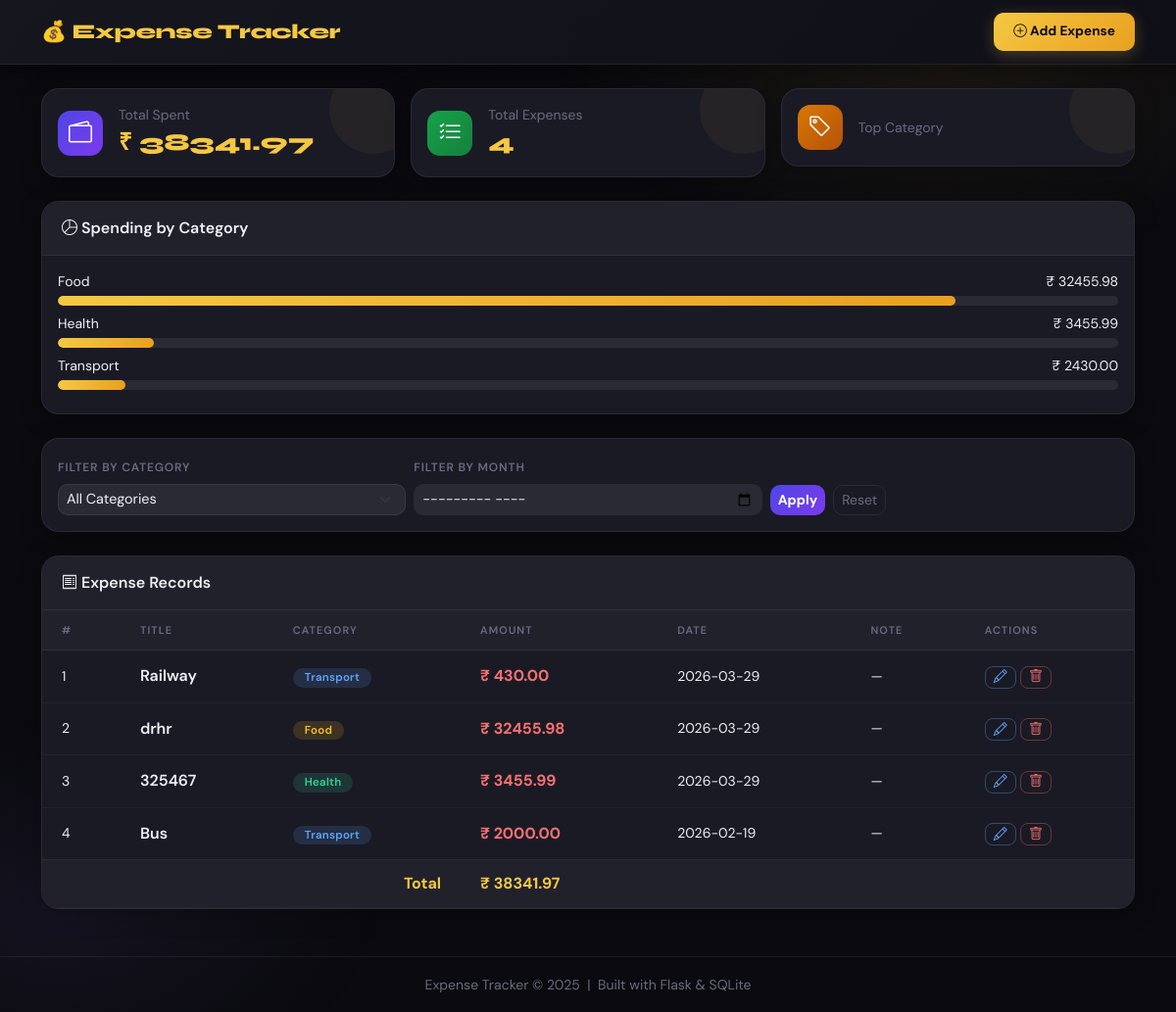
The page / on the database its author committed.
### tables this page shows
CREATE TABLE expenses (
            id        INTEGER PRIMARY KEY AUTOINCREMENT,
            title     TEXT    NOT NULL,
            amount    REAL    NOT NULL,
            category  TEXT    NOT NULL,
            date      TEXT    NOT NULL,
            note      TEXT
        );

### app.py (the view)
@app.route("/")
def index():
    conn = get_db()
    cursor = conn.cursor()
    category_filter = request.args.get("category", "All")
    month_filter    = request.args.get("month", "")
    query  = "SELECT * FROM expenses WHERE 1=1"
    params = []
    if category_filter != "All":
        query += " AND category = ?"
        params.append(category_filter)
    if month_filter:
        query += " AND strftime('%Y-%m', date) = ?"
        params.append(month_filter)
    query += " ORDER BY date DESC"
    expenses = cursor.execute(query, params).fetchall()
    total = sum(e["amount"] for e in expenses)
    by_category = cursor.execute(
        "SELECT category, SUM(amount) as total FROM expenses GROUP BY category"
    ).fetchall()
    conn.close()
    categories = ["Food", "Transport", "Shopping", "Bills", "Health", "Education", "Other"]
    return render_template("index.html",
                           expenses=expenses,
                           total=total,
                           by_category=by_category,
                           categories=categories,
                           selected_category=category_filter,
                           selected_month=month_filter)

### app.py (called while the page is built)
def get_db():
    conn = sqlite3.connect(DB_NAME)
    conn.row_factory = sqlite3.Row   # access columns by name
    return conn

### templates/index.html (shortened to what this page needs)
{% extends "base.html" %}
{% block content %}
<div class="row g-3 mb-4">
  <div class="col-md-4">
    <div class="card summary-card total-card">
      <div class="card-body d-flex align-items-center gap-3">
        <div class="icon-circle bg-primary">
          <i class="bi bi-wallet2 fs-4 text-white"></i>
        </div>
        <div>
          <div class="text-muted small">Total Spent</div>
          <div class="fw-bold fs-4">₹ {{ "%.2f"|format(total) }}</div>
        </div>
      </div>
    </div>
  </div>
  <div class="col-md-4">
    <div class="card summary-card">
      <div class="card-body d-flex align-items-center gap-3">
        <div class="icon-circle bg-success">
          <i class="bi bi-list-check fs-4 text-white"></i>
        </div>
        <div>
          <div class="text-muted small">Total Expenses</div>
          <div class="fw-bold fs-4">{{ expenses|length }}</div>
        </div>
      </div>
    </div>
  </div>
  <div class="col-md-4">
    <div class="card summary-card">
      <div class="card-body d-flex align-items-center gap-3">
        <div class="icon-circle bg-warning">
          <i class="bi bi-tag fs-4 text-white"></i>
        </div>
        <div>
          <div class="text-muted small">Top Category</div>
        </div>
      </div>
    </div>
  </div>
</div>
{% if by_category %}
<div class="card mb-4">
  <div class="card-header fw-semibold"><i class="bi bi-pie-chart"></i> Spending by Category</div>
  <div class="card-body">
    {% for row in by_category %}
    <div class="mb-2">
      <div class="d-flex justify-content-between small mb-1">
        <span>{{ row['category'] }}</span>
        <span>₹ {{ "%.2f"|format(row['total']) }}</span>
      </div>
      <div class="progress" style="height:10px">
        <div class="progress-bar cat-bar" role="progressbar"
             style="width: {{ (row['total'] / total * 100) if total > 0 else 0 }}%">
        </div>
      </div>
    </div>
    {% endfor %}
  </div>
</div>
{% endif %}
<div class="card mb-4">
  <div class="card-body">
    <form method="GET" class="row g-2 align-items-end">
      <div class="col-md-4">
        <label class="form-label small fw-semibold">Filter by Category</label>
        <select name="category" class="form-select form-select-sm">
          <option value="All" {% if selected_category == 'All' %}selected{% endif %}>All Categories</option>
        </select>
      </div>
      <div class="col-md-4">
        <label class="form-label small fw-semibold">Filter by Month</label>
        <input type="month" name="month" class="form-control form-control-sm" value="{{ selected_month }}"/>
      </div>
      <div class="col-md-4 d-flex gap-2">
        <button type="submit" class="btn btn-primary btn-sm">Apply</button>
        <a href="{{ url_for('index') }}" class="btn btn-outline-secondary btn-sm">Reset</a>
      </div>
    </form>
  </div>
</div>
<div class="card">
  <div class="card-header fw-semibold"><i class="bi bi-receipt"></i> Expense Records</div>
  <div class="card-body p-0">
    {% if expenses %}
    <div class="table-responsive">
      <table class="table table-hover mb-0">
        <thead class="table-light">
          <tr>
            <th>#</th>
            <th>Title</th>
            <th>Category</th>
            <th>Amount</th>
            <th>Date</th>
            <th>Note</th>
            <th>Actions</th>
          </tr>
        </thead>
        <tbody>
          {% for exp in expenses %}
          <tr>
            <td class="text-muted small">{{ loop.index }}</td>
            <td class="fw-semibold">{{ exp['title'] }}</td>
            <td><span class="badge cat-badge cat-{{ exp['category']|lower }}">{{ exp['category'] }}</span></td>
            <td class="text-danger fw-bold">₹ {{ "%.2f"|format(exp['amount']) }}</td>
            <td class="text-muted small">{{ exp['date'] }}</td>
            <td class="text-muted small">{{ exp['note'] or '—' }}</td>
            <td>
              <a href="{{ url_for('edit_expense', expense_id=exp['id']) }}"
                 class="btn btn-sm btn-outline-primary py-0 px-2">
                <i class="bi bi-pencil"></i>
              </a>
              <a href="{{ url_for('delete_expense', expense_id=exp['id']) }}"
                 class="btn btn-sm btn-outline-danger py-0 px-2"
                 onclick="return confirm('Delete this expense?')">
                <i class="bi bi-trash"></i>
              </a>
            </td>
          </tr>
          {% endfor %}
        </tbody>
        <tfoot class="table-light">
          <tr>
            <td colspan="3" class="text-end fw-bold">Total</td>
            <td class="fw-bold text-danger">₹ {{ "%.2f"|format(total) }}</td>
            <td colspan="3"></td>
          </tr>
        </tfoot>
      </table>
    </div>
    {% else %}
    <div class="text-center py-5 text-muted">
      <i class="bi bi-inbox fs-1"></i>
      <p class="mt-2">No expenses found. <a href="{{ url_for('add_expense') }}">Add one!</a></p>
    </div>
    {% endif %}
  </div>
</div>
{% endblock %}

### templates/base.html (shortened to what this page needs)
<!DOCTYPE html>
<html lang="en">
<head>
  <link rel="stylesheet" href="https://cdn.jsdelivr.net/npm/bootstrap@5.3.0/dist/css/bootstrap.min.css"/>
  <link rel="stylesheet" href="https://cdn.jsdelivr.net/npm/bootstrap-icons@1.10.5/font/bootstrap-icons.css"/>
  <link rel="stylesheet" href="{{ url_for('static', filename='style.css') }}"/>
</head>
<body>
  <nav class="navbar navbar-expand-lg navbar-dark">
    <div class="container">
      <a class="navbar-brand fw-bold fs-4" href="{{ url_for('index') }}">
        💰 Expense Tracker
      </a>
      <div class="ms-auto">
        <a href="{{ url_for('add_expense') }}" class="btn btn-add">
          <i class="bi bi-plus-circle"></i> Add Expense
        </a>
      </div>
    </div>
  </nav>
  <div class="container my-4">
    {% block content %}{% endblock %}
  </div>
  <footer class="text-center py-3 mt-5">
    <small class="text-muted">Expense Tracker &copy; 2025 &nbsp;|&nbsp; Built with Flask &amp; SQLite</small>
  </footer>
</body>
</html>

### rows shown on the page
expenses: category "Food", total "32455.98", {{ (row['total'] / total * 100) if total > 0 else 0 }} 84.6487021924017 (drawn), title "drhr", amount "32455.98", date "2026-03-29", note "—"
expenses: category "Health", total "3455.99", {{ (row['total'] / total * 100) if total > 0 else 0 }} 9.013595284749323 (drawn), title "325467", amount "3455.99", date "2026-03-29", note "—"
expenses: title "Railway", category "Transport", amount "430.00", date "2026-03-29", note "—"
expenses: title "Bus", category "Transport", amount "2000.00", date "2026-02-19", note "—"

### other values the page prints
{{ "%.2f"|format(total) }} "38341.97"
{{ expenses|length }} "4"
{{ row['category'] }} "Transport"
{{ "%.2f"|format(row['total']) }} "2430.00"
